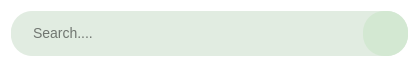
<?xml version="1.0" encoding="UTF-8"?>
<ui version="4.0">
 <class>Search</class>
 <widget class="QWidget" name="Search">
  <property name="geometry">
   <rect>
    <x>0</x>
    <y>0</y>
    <width>419</width>
    <height>67</height>
   </rect>
  </property>
  <property name="maximumSize">
   <size>
    <width>16777215</width>
    <height>67</height>
   </size>
  </property>
  <property name="windowTitle">
   <string>Search</string>
  </property>
  <property name="styleSheet">
   <string notr="true">padding-left: 20px;
padding-right: 20px;
background: transparent;</string>
  </property>
  <layout class="QGridLayout" name="gridLayout_2">
   <item row="0" column="0">
    <layout class="QVBoxLayout" name="container">
     <property name="spacing">
      <number>0</number>
     </property>
     <item>
      <widget class="QWidget" name="widget" native="true">
       <property name="styleSheet">
        <string notr="true">background-color: #E1ECE1;
border-radius: 21px;
padding-left: 20px;
</string>
       </property>
       <layout class="QGridLayout" name="gridLayout">
        <property name="leftMargin">
         <number>0</number>
        </property>
        <property name="topMargin">
         <number>0</number>
        </property>
        <property name="rightMargin">
         <number>0</number>
        </property>
        <property name="bottomMargin">
         <number>0</number>
        </property>
        <item row="0" column="0">
         <layout class="QHBoxLayout" name="horizontalLayout">
          <property name="spacing">
           <number>0</number>
          </property>
          <item>
           <widget class="QLineEdit" name="searchIn">
            <property name="minimumSize">
             <size>
              <width>0</width>
              <height>40</height>
             </size>
            </property>
            <property name="maximumSize">
             <size>
              <width>16777215</width>
              <height>40</height>
             </size>
            </property>
            <property name="styleSheet">
             <string notr="true">font-size: 14px;
border-radius: 20px;
</string>
            </property>
            <property name="text">
             <string/>
            </property>
            <property name="placeholderText">
             <string>Search....</string>
            </property>
           </widget>
          </item>
          <item alignment="Qt::AlignmentFlag::AlignBottom">
           <widget class="QPushButton" name="searchBtn">
            <property name="sizePolicy">
             <sizepolicy hsizetype="Fixed" vsizetype="Fixed">
              <horstretch>0</horstretch>
              <verstretch>0</verstretch>
             </sizepolicy>
            </property>
            <property name="minimumSize">
             <size>
              <width>45</width>
              <height>45</height>
             </size>
            </property>
            <property name="maximumSize">
             <size>
              <width>45</width>
              <height>45</height>
             </size>
            </property>
            <property name="styleSheet">
             <string notr="true">QPushButton{
background-color: #D3E8D2;
border-radius: 21px;
}
QPushButton#ExcludeContactsBack:hover{
background-color:rgb(238, 240, 233);
}
QPushButton#ExcludeContactsBack:pressed{
backGround-color: rgb(186, 223, 184);
}</string>
            </property>
            <property name="text">
             <string/>
            </property>
            <property name="icon">
             <iconset resource="../../assets.qrc">
              <normaloff>:/icons/search.png</normaloff>:/icons/search.png</iconset>
            </property>
            <property name="iconSize">
             <size>
              <width>30</width>
              <height>30</height>
             </size>
            </property>
           </widget>
          </item>
         </layout>
        </item>
       </layout>
      </widget>
     </item>
    </layout>
   </item>
  </layout>
 </widget>
 <resources>
  <include location="../../assets.qrc"/>
 </resources>
 <connections/>
</ui>
